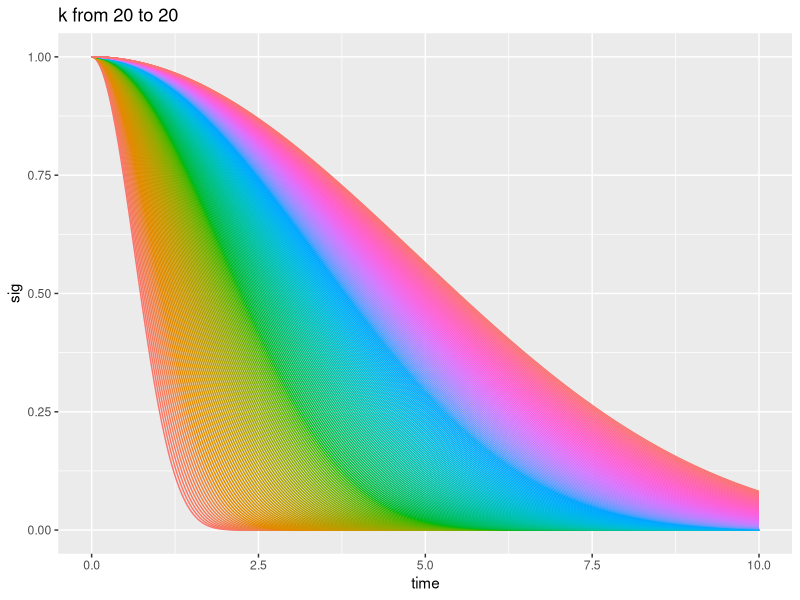
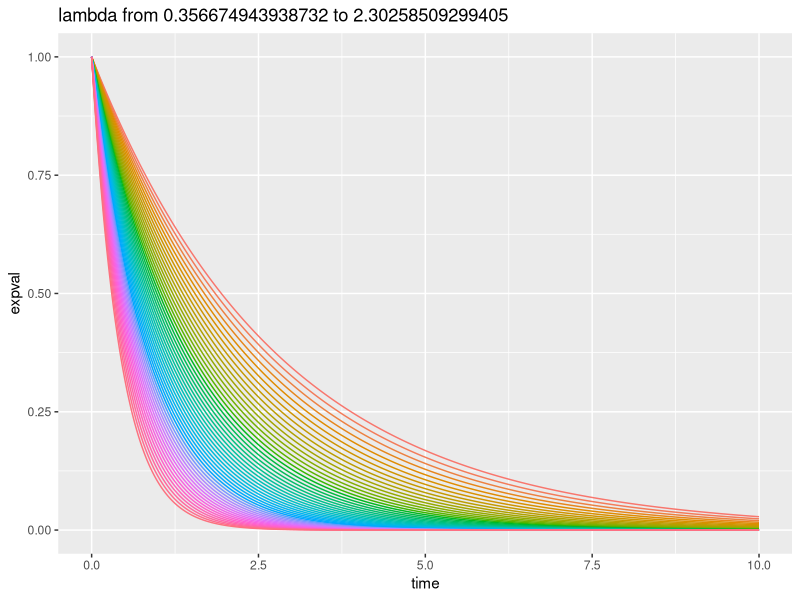
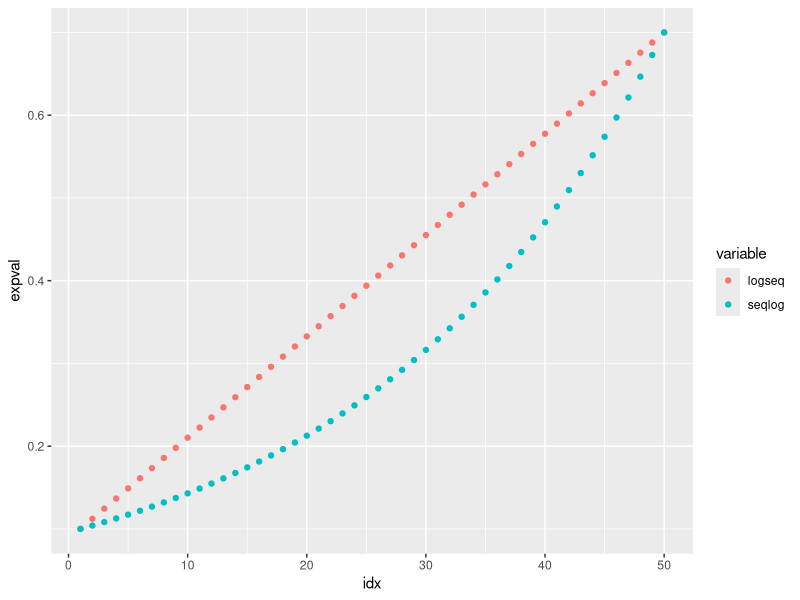

These charts were generated, in order, by the following R code:
###############################################################################################################
## compare_loss_functions.r
## Amelia Bertozzi-Villa
## September 2019
## 
## Explore prior values on loss functions-- k from 16 to 18 leaves gaps in function space, fill in by 
## expanding prior to 24.
##############################################################################################################


library(data.table)
library(ggplot2)

rm(list=ls())

sigmoid<-function(t,k,L){
  v<-exp(k-k/(1-(t/L)^2))
  v[t>=L]<-0
  return(v)	
}

n_param_samples <- 200
k <- seq(16, 24, length.out = n_param_samples)
L <- seq(4, 30, length.out = n_param_samples)
k <- 20

samples <- data.table(expand.grid(k, L))
names(samples) <- c("k", "L")

all_sigs <- rbindlist(lapply(1:nrow(samples), function(idx){
  time_points=seq(0,10,.01)
  this_sigmoid <- data.table(id=idx,
    time=time_points,
    k=samples$k[idx],
    L=samples$L[idx],
    sig=sigmoid(time_points, samples$k[idx], samples$L[idx]))
  return(this_sigmoid)
}))


ggplot(all_sigs, aes(x=time, y=sig))  +
  geom_line(aes(color=as.factor(L), group=as.factor(id))) +
  theme(legend.position="none") +
  labs(title=paste("k from", min(k), "to", max(k)))


# perhaps not identifiable, try simple exponential instead:
n_param_samples <- 50
lambda <- -log(seq(0.1, 0.7, length.out = n_param_samples))

all_exp <- rbindlist(lapply(1:length(lambda), function(idx){
  time_points=seq(0,10,.01)
  this_lambda <- lambda[idx]
  this_exp <- data.table(id=idx,
                             time=time_points,
                             lambda=this_lambda,
                             expval=exp(-this_lambda*time_points))
  return(this_exp)
}))

ggplot(all_exp, aes(x=time, y=expval))  +
  geom_line(aes(color=as.factor(lambda))) +
  theme(legend.position = "none") + 
  labs(title=paste("lambda from", min(lambda), "to", max(lambda)))

compare <- data.table(idx=1:n_param_samples,
                      logseq = -log(seq(0.1, 0.7, length.out = n_param_samples)),
                      seqlog = seq(-log(0.1), -log(0.7), length.out = n_param_samples))
compare <- melt(compare, id.vars = "idx")
compare[, expval:=exp(-value)]


ggplot(compare, aes(x=idx, y=expval)) +
  geom_point(aes(color=variable))
